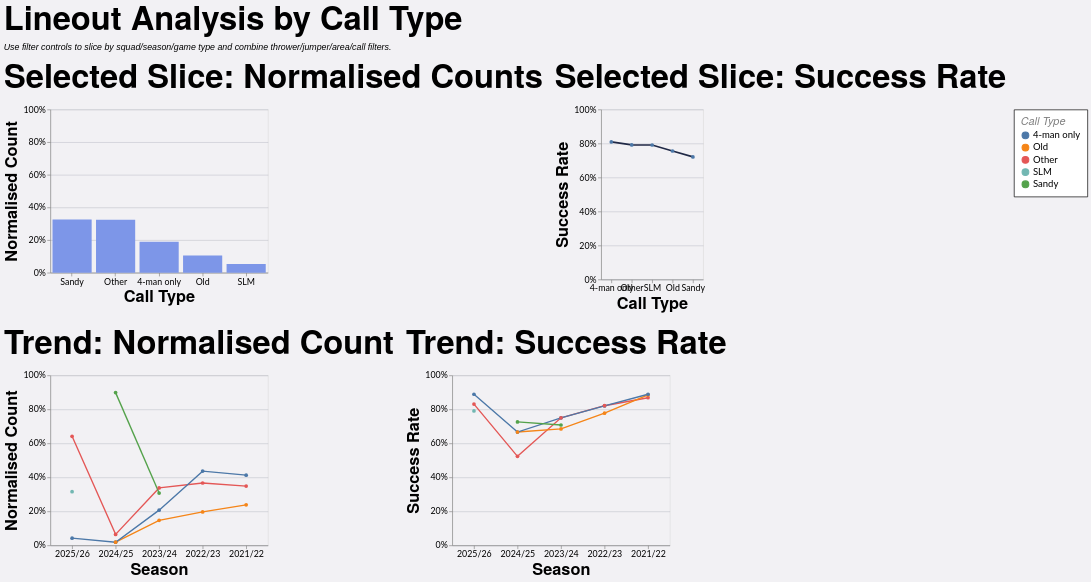

Write the Vega-Lite specification saved for this chart.
### Vega-Lite specification from a JSON file in a GitHub repository (floating-point values rounded to 4 significant figures; data arrays with more than 128 entries replaced by an {"elided": "..."} marker saying what was removed)
{"config": {"axis": {"labelFont": "Lato, sans-serif", "titleFont": "PT Sans Narrow, Helvetica Neue, Helvetica, Arial, sans-serif", "labelFontSize": 13, "titleFontSize": 24, "gridColor": "#202947", "gridOpacity": 0.2}, "header": {"labelFont": "PT Sans Narrow, Helvetica Neue, Helvetica, Arial, sans-serif", "titleFont": "PT Sans Narrow, Helvetica Neue, Helvetica, Arial, sans-serif", "labelFontSize": 24, "titleFontSize": 28, "labelFontWeight": "bold", "orient": "left"}, "legend": {"labelFont": "Lato, sans-serif", "titleFont": "PT Sans Narrow, Helvetica Neue, Helvetica, Arial, sans-serif", "labelFontSize": 14, "titleFontSize": 16, "titlePadding": 5, "fillColor": "white", "strokeColor": "black", "padding": 10, "titleFontWeight": "lighter", "titleFontStyle": "italic", "titleColor": "gray", "offset": 10}, "title": {"font": "PT Sans Narrow, Helvetica Neue, Helvetica, Arial, sans-serif", "fontSize": 48, "fontWeight": "bold", "anchor": "start", "align": "center", "titlePadding": 20, "subtitlePadding": 10, "subtitleFontSize": 13, "subtitleColor": "", "subtitleFontStyle": "italic", "offset": 15, "color": "black"}, "axisX": {"labelAngle": 0}, "facet": {"title": null, "header": null, "align": {"row": "each", "column": "each"}}, "resolve": {"scale": {"y": "independent", "facet": "independent"}}, "background": "#f2f1f4"}, "vconcat": [{"hconcat": [{"mark": {"type": "bar", "color": "#7d96e8"}, "encoding": {"tooltip": [{"field": "call_type", "title": "Call Type", "type": "nominal"}, {"field": "attempts", "format": ",.0f", "title": "Lineouts", "type": "quantitative"}, {"field": "share", "format": ".1%", "title": "Normalised Count", "type": "quantitative"}], "x": {"field": "call_type", "sort": "-y", "title": "Call Type", "type": "nominal"}, "y": {"axis": {"format": "%"}, "field": "share", "scale": {"domain": [0, 1]}, "title": "Normalised Count", "type": "quantitative"}}, "height": 240, "title": "Selected Slice: Normalised Counts", "transform": [{"filter": "(loSquad == 'All' || datum.squad == loSquad) && (loGameType == 'All' || (loGameType == 'League + Cup' && (datum.game_type == 'League' || datum.game_type == 'Cup')) || (loGameType == 'League only' && datum.game_type == 'League') || datum.game_type == loGameType) && (loOpposition == 'All' || datum.opposition == loOpposition) && (loThrower == 'All' || datum.thrower == loThrower) && (loJumper == 'All' || datum.jumper == loJumper) && (loArea == 'All' || datum.area == loArea) && (loNumbers == 'All' || datum.numbers == loNumbers) && (loCall == 'All' || datum.call == loCall) && (loCallType == 'All' || datum.call_type == loCallType)"}, {"filter": "(loSeason == 'All' || datum.season == loSeason)"}, {"aggregate": [{"op": "count", "as": "attempts"}, {"op": "sum", "field": "won", "as": "won"}], "groupby": ["call_type"]}, {"joinaggregate": [{"op": "sum", "field": "attempts", "as": "total_attempts"}]}, {"calculate": "datum.attempts / datum.total_attempts", "as": "share"}, {"calculate": "datum.won / datum.attempts", "as": "success_rate"}], "width": 320}, {"mark": {"type": "line", "color": "#202946", "point": true, "strokeWidth": 2.5}, "encoding": {"tooltip": [{"field": "call_type", "title": "Call Type", "type": "nominal"}, {"field": "won", "format": ",.0f", "title": "Won", "type": "quantitative"}, {"field": "attempts", "format": ",.0f", "title": "Lineouts", "type": "quantitative"}, {"field": "success_rate", "format": ".1%", "title": "Success Rate", "type": "quantitative"}], "x": {"field": "call_type", "sort": "-y", "title": "Call Type", "type": "nominal"}, "y": {"axis": {"format": "%"}, "field": "success_rate", "scale": {"domain": [0, 1]}, "title": "Success Rate", "type": "quantitative"}}, "height": 250, "title": "Selected Slice: Success Rate", "transform": [{"filter": "(loSquad == 'All' || datum.squad == loSquad) && (loGameType == 'All' || (loGameType == 'League + Cup' && (datum.game_type == 'League' || datum.game_type == 'Cup')) || (loGameType == 'League only' && datum.game_type == 'League') || datum.game_type == loGameType) && (loOpposition == 'All' || datum.opposition == loOpposition) && (loThrower == 'All' || datum.thrower == loThrower) && (loJumper == 'All' || datum.jumper == loJumper) && (loArea == 'All' || datum.area == loArea) && (loNumbers == 'All' || datum.numbers == loNumbers) && (loCall == 'All' || datum.call == loCall) && (loCallType == 'All' || datum.call_type == loCallType)"}, {"filter": "(loSeason == 'All' || datum.season == loSeason)"}, {"aggregate": [{"op": "count", "as": "attempts"}, {"op": "sum", "field": "won", "as": "won"}], "groupby": ["call_type"]}, {"joinaggregate": [{"op": "sum", "field": "attempts", "as": "total_attempts"}]}, {"calculate": "datum.attempts / datum.total_attempts", "as": "share"}, {"calculate": "datum.won / datum.attempts", "as": "success_rate"}], "width": {"step": 30}}], "spacing": 16}, {"hconcat": [{"mark": {"type": "line", "point": true, "strokeWidth": 2}, "encoding": {"color": {"field": "call_type", "title": "Call Type", "type": "nominal"}, "tooltip": [{"field": "season", "title": "Season", "type": "nominal"}, {"field": "call_type", "title": "Call Type", "type": "nominal"}, {"field": "attempts", "format": ",.0f", "title": "Lineouts", "type": "quantitative"}, {"field": "norm_count", "format": ".1%", "title": "Normalised Count", "type": "quantitative"}], "x": {"field": "season", "sort": "-x", "title": "Season", "type": "nominal"}, "y": {"axis": {"format": "%"}, "field": "norm_count", "scale": {"domain": [0, 1]}, "title": "Normalised Count", "type": "quantitative"}}, "height": 250, "title": "Trend: Normalised Count", "transform": [{"filter": "(loSquad == 'All' || datum.squad == loSquad) && (loGameType == 'All' || (loGameType == 'League + Cup' && (datum.game_type == 'League' || datum.game_type == 'Cup')) || (loGameType == 'League only' && datum.game_type == 'League') || datum.game_type == loGameType) && (loOpposition == 'All' || datum.opposition == loOpposition) && (loThrower == 'All' || datum.thrower == loThrower) && (loJumper == 'All' || datum.jumper == loJumper) && (loArea == 'All' || datum.area == loArea) && (loNumbers == 'All' || datum.numbers == loNumbers) && (loCall == 'All' || datum.call == loCall) && (loCallType == 'All' || datum.call_type == loCallType)"}, {"aggregate": [{"op": "count", "as": "attempts"}, {"op": "sum", "field": "won", "as": "won"}], "groupby": ["season", "call_type"]}, {"joinaggregate": [{"op": "sum", "field": "attempts", "as": "season_attempts"}], "groupby": ["season"]}, {"calculate": "datum.attempts / datum.season_attempts", "as": "norm_count"}, {"calculate": "datum.won / datum.attempts", "as": "success_rate"}], "width": 320}, {"mark": {"type": "line", "point": true, "strokeWidth": 2}, "encoding": {"color": {"field": "call_type", "title": "Call Type", "type": "nominal"}, "tooltip": [{"field": "season", "title": "Season", "type": "nominal"}, {"field": "call_type", "title": "Call Type", "type": "nominal"}, {"field": "won", "format": ",.0f", "title": "Won", "type": "quantitative"}, {"field": "attempts", "format": ",.0f", "title": "Lineouts", "type": "quantitative"}, {"field": "success_rate", "format": ".1%", "title": "Success Rate", "type": "quantitative"}], "x": {"field": "season", "sort": "-x", "title": "Season", "type": "nominal"}, "y": {"axis": {"format": "%"}, "field": "success_rate", "scale": {"domain": [0, 1]}, "title": "Success Rate", "type": "quantitative"}}, "height": 250, "title": "Trend: Success Rate", "transform": [{"filter": "(loSquad == 'All' || datum.squad == loSquad) && (loGameType == 'All' || (loGameType == 'League + Cup' && (datum.game_type == 'League' || datum.game_type == 'Cup')) || (loGameType == 'League only' && datum.game_type == 'League') || datum.game_type == loGameType) && (loOpposition == 'All' || datum.opposition == loOpposition) && (loThrower == 'All' || datum.thrower == loThrower) && (loJumper == 'All' || datum.jumper == loJumper) && (loArea == 'All' || datum.area == loArea) && (loNumbers == 'All' || datum.numbers == loNumbers) && (loCall == 'All' || datum.call == loCall) && (loCallType == 'All' || datum.call_type == loCallType)"}, {"aggregate": [{"op": "count", "as": "attempts"}, {"op": "sum", "field": "won", "as": "won"}], "groupby": ["season", "call_type"]}, {"joinaggregate": [{"op": "sum", "field": "attempts", "as": "season_attempts"}], "groupby": ["season"]}, {"calculate": "datum.attempts / datum.season_attempts", "as": "norm_count"}, {"calculate": "datum.won / datum.attempts", "as": "success_rate"}], "width": 320}], "spacing": 16}], "data": {"name": "data-a74c82ec4c2da974db84f9ddf4e7eb5b"}, "params": [{"name": "loSquad", "value": "All"}, {"name": "loSeason", "value": "All"}, {"name": "loGameType", "value": "All"}, {"name": "loOpposition", "value": "All"}, {"name": "loThrower", "value": "All"}, {"name": "loJumper", "value": "All"}, {"name": "loArea", "value": "All"}, {"name": "loNumbers", "value": "All"}, {"name": "loCall", "value": "All"}, {"name": "loCallType", "value": "All"}], "spacing": 22, "title": {"text": "Lineout Analysis by Call Type", "subtitle": "Use filter controls to slice by squad/season/game type and combine thrower/jumper/area/call filters."}, "$schema": "https://vega.github.io/schema/vega-lite/v5.20.1.json", "datasets": {"data-a74c82ec4c2da974db84f9ddf4e7eb5b": {"elided": "1242 records"}}}
